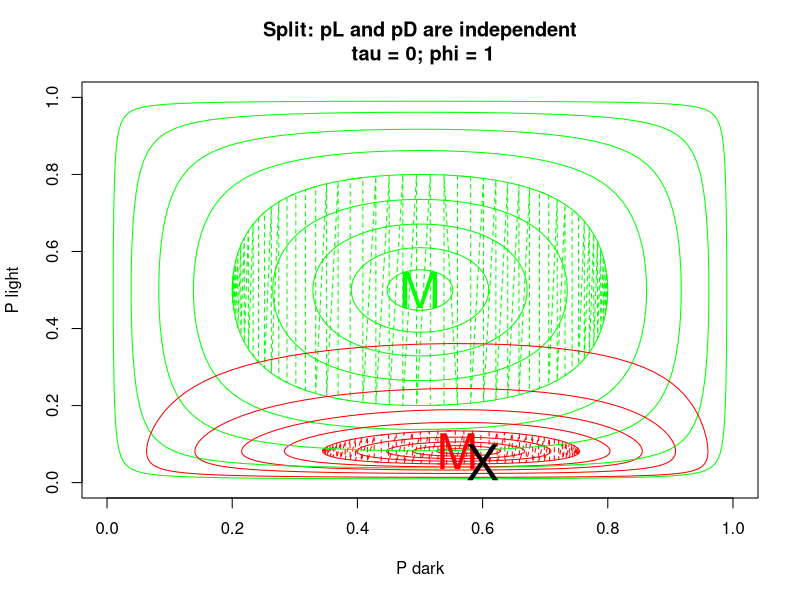
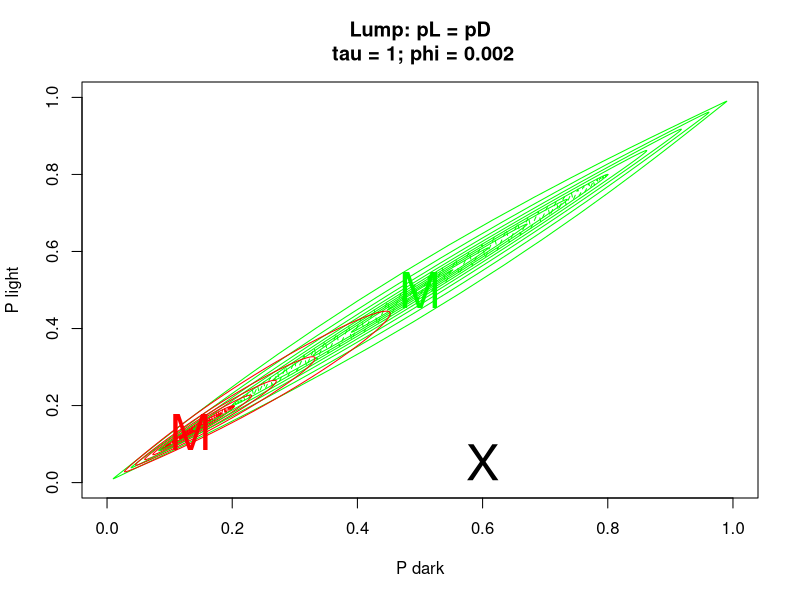
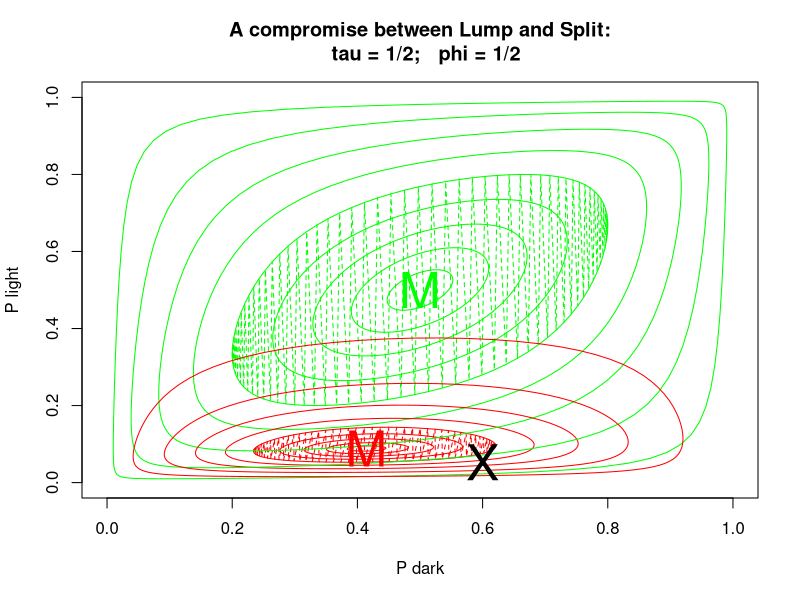

Write the R code that produced these figures, in order.
logit = function(P)  log(P/(1-P))
antilogit = function(Z) 1 - 1/(1+exp(Z))
plotPlightPdarkPosterior = function() {
  sig11 = sig12 = sig21 = matrix(c(tau+phi,tau,tau,tau+phi),nrow=2)  #### <-- error was here, off-diagonals.
  varhat = apply(DLdata, 1, function(r)sum(1/(r+1/2)))
  sig22 = diag(phi+varhat) + tau   ## marginal variance of the data?
  logit.prior.mean = c(mu0,mu0)
  postmean.logit = logit.prior.mean + sig12%*%solve(sig22) %*% (logit.hat-logit.prior.mean) 
  postmean.p = antilogit(postmean.logit)
  postvar.logit = sig11 - sig12%*%solve(sig22)%*%sig21
  
  ####################
  
  svdSig11 = svd(sig11)
  sqrtSig11 = svdSig11$v %*% diag(sqrt(svdSig11$d)) %*% svdSig11$u
  svdPostvar.logit = svd(postvar.logit)
  sqrtPostvar.logit = svdPostvar.logit$v %*% diag(sqrt(svdPostvar.logit$d)) %*% svdPostvar.logit$u
  
  angles = seq(0,2*pi,length=100)
  qlevel = qchisq(p=0.99, df=2)
  circlepoints = cbind(cos(angles),sin(angles))
  plot(0:1, 0:1, xlab = "P dark", ylab = "P light", pch=" ")
  for (plevel in seq(.1,.9,.1)) {
  	qlevel = qchisq(p=plevel, df=2)
  	contourlevel1 = antilogit(logit.prior.mean 
  			+ (circlepoints*qlevel) %*% sqrtSig11)
  	lines(contourlevel1, col=ColorForPrior)
  	contourlevel2 = antilogit(matrix(c(postmean.logit),nr=100,nc=2, byrow=T)
  		+ (circlepoints * qlevel ) %*% sqrtPostvar.logit)
  	lines(contourlevel2, col=ColorForPosterior, lty=1, lwd=1)
  	if(plevel==.5){
      contourlevel1 = antilogit( logit.prior.mean 
      	+ (cbind(cos(angles),sin(angles)) * qlevel ) %*% sqrtSig11)
      xorder = order(contourlevel1[ ,1])
      lines(contourlevel1[xorder,1], contourlevel1[xorder,2],col = ColorForPrior, lty=2)
      contourlevel2 = antilogit(matrix(c(postmean.logit),nr=100, nc=2, byrow=T)
      	+ (cbind(cos(angles),sin(angles)) * qlevel ) %*% sqrtPostvar.logit)
      xorder = order(contourlevel2[ ,1])
      lines(contourlevel2[xorder,1], contourlevel2[xorder,2], col = ColorForPosterior,lty=2)
    }
  }
  points(antilogit(mu0), antilogit(mu0),pch = "M", cex=3, col=ColorForPrior)
  points(antilogit(postmean.logit[1,1]), antilogit(postmean.logit[2,1]), pch = "M", cex=3, col = ColorForPosterior)
  points(antilogit(logit.hat)[1], antilogit(logit.hat)[2],	pch = "X", cex=3)
}


DLdata = matrix(c(3,5,2,90),nrow=2)
dimnames(DLdata) = list(c("dark","light"),c("R","N"))
logit.hat = logit(apply(DLdata, 1, function(r)r[1]/sum(r)))
mu0 = logit(0.50)  ### prior mean.
#
#  Now, some spacing to make "Compile notebook.." come out nice.
#
#
#
#
#
#
#
#
#
#
#
#
#
#
#
#

#
#
#
#
#
#
#
#
#
#
#
#
#
#
#
#
#

ColorForPrior="green";     ColorForPosterior="red"

  ### tau = var of deviation shared by D and L.
  ### phi = var of individual deviations for D and L.




### Split:
tau = 0; phi = 1   ### Split:  D unconnected to L.
plotPlightPdarkPosterior()
title("Split: pL and pD are independent\n tau = 0; phi = 1")
#
#
#
#
#
#
### Lump:
tau = 1; phi = 0.002   ### Lump:  no individual variation:   D is same as L.
plotPlightPdarkPosterior()
title("Lump: pL = pD\n  tau = 1; phi = 0.002 ")
#
#
#
#
#
#
### Maybe:  a DIFFERENT compromise between Lump and Split
tau = 1/2;   phi = 1/2   ### D and L are somewhat connected.
plotPlightPdarkPosterior()
title("A compromise between Lump and Split:\n  tau = 1/2;   phi = 1/2")

